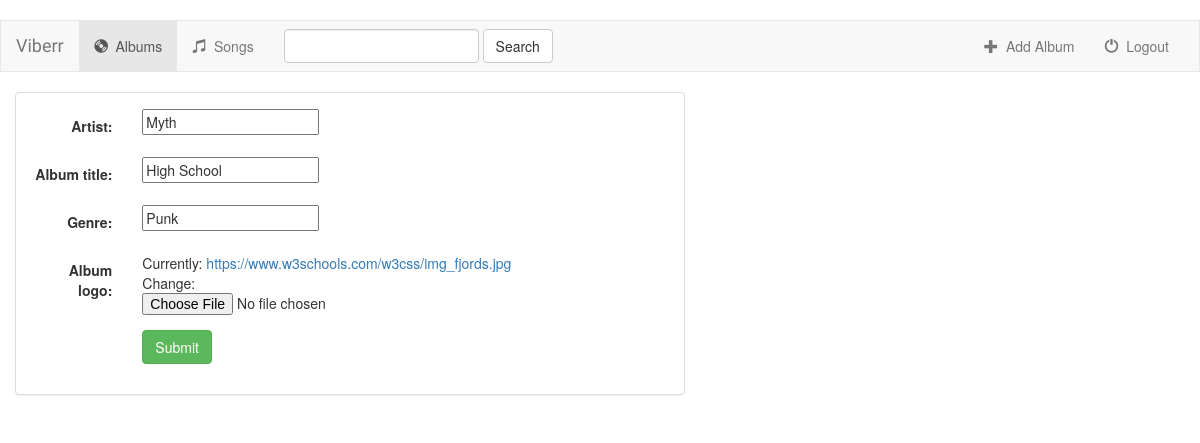
Page /music/album/2/ on the earlier database version.
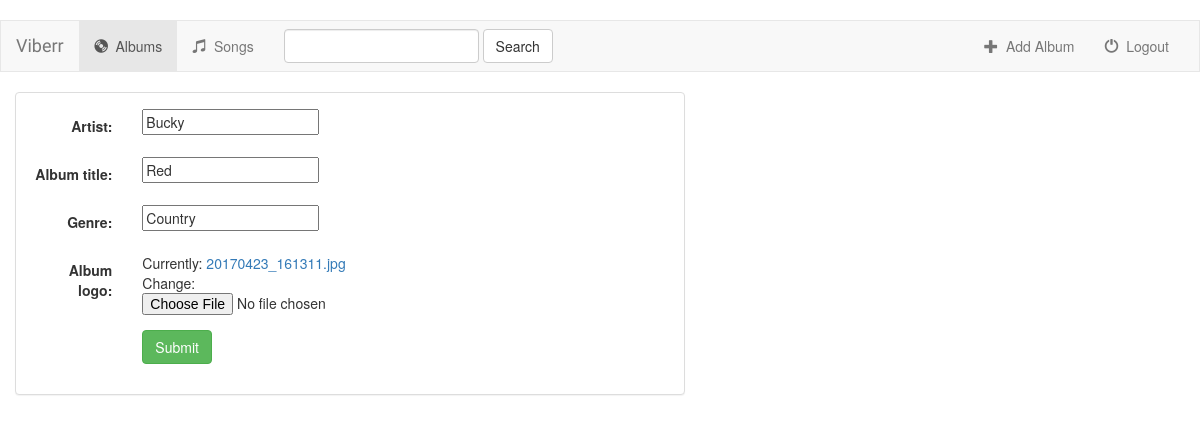
Same page on the later database version.
### music/models.py (models this page shows, shortened)
class Album(models.Model):
    artist = models.CharField(max_length=250)
    album_title = models.CharField(max_length=500)
    genre = models.CharField(max_length=100)
    album_logo = models.FileField()

### music/views.py (the view)
# urls.py: path('album/<int:pk>/', views.AlbumUpdate.as_view(), name='album-update'),
class AlbumUpdate(UpdateView):  # A view that displays a form for editing an object
    model = Album
    fields = ['artist', 'album_title', 'genre', 'album_logo']

### music/templates/music/album_form.html (shortened to what this page needs)
{% extends 'music/base.html' %}
{% block body %}
<div class="container-fluid">
    <div class="row">
        <div class="col-sm-12 col-md-7">
            <div class="panel panel-default">
                <div class="panel-body">
                    <form class="form-horizontal" action="" method="post" enctype="multipart/form-data">
                        {% include 'music/form-template.html' %}
                        <div class="form-group">
                            <div class="col-sm-offset-2 col-sm-10">
                                <button type="submit" class="btn btn-success">Submit</button>
                            </div>
                        </div>
                    </form>
                </div>
            </div>
        </div>
    </div>
</div>
{% endblock %}

### music/templates/music/base.html (shortened to what this page needs)
<!DOCTYPE html>
<html lang="en">
<head>
    {% load staticfiles %}
    <link rel="stylesheet" href="https://maxcdn.bootstrapcdn.com/bootstrap/3.3.7/css/bootstrap.min.css">
    <link rel="stylesheet" type="text/css" href="{% static 'music/style.css' %}">﻿
</head>
<body>
    <nav class="navbar navbar-default">
        <div class="container-fluid">
            <div class="navbar-header">
                <a class="navbar-brand" href="{% url 'music:index' %}">Viberr</a>
            </div>
            <div class="collapse navbar-collapse" id="topNavBar">
                <ul class="nav navbar-nav">
                    <li class="active">
                        <a href="{% url 'music:index' %}">
                            <span class="glyphicon glyphicon-cd" aria-hidden="true"></span>&nbsp;
                            Albums
                        </a>
                    </li>
                    <li class="">
                        <a href="#">
                            <span class="glyphicon glyphicon-music" aria-hidden="true"></span>&nbsp;
                            Songs
                        </a>
                    </li>
                </ul>
                <form class="navbar-form navbar-left" role="search" method="get" action="#">
                    <div class="form-group">
                        <input type="text" class="form-control" name="q" value="">
                    </div>
                    <button type="submit" class="btn btn-default">Search</button>
                </form>
                <ul class="nav navbar-nav navbar-right">
                    <li class="">
                        <a href="{% url 'music:album-add' %}">
                            <span class="glyphicon glyphicon-plus" aria-hidden="true"></span>&nbsp;
                            Add Album
                        </a>
                    </li>
                    <li class="">
                        <a href="#">
                            <span class="glyphicon glyphicon-off" aria-hidden="true"></span>&nbsp;
                            Logout
                        </a>
                    </li>
                </ul>
            </div>
        </div>
    </nav>
    {% block body %}{% endblock %}
</body>
</html>

### music/templates/music/form-template.html (shortened to what this page needs)
{% for field in form %}
    <div class="form-group">
        <div class="col-sm-offset-2 col-sm-10">
        </div>
        <label class="control-label col-sm-2">{{ field.label_tag }}</label>
        <div class="col-sm-10">{{ field }}</div>
    </div>
{% endfor %}

### music/static/music/style.css (style rules this page uses)
.navbar { border-radius: 0; }
.navbar-brand { font-family: 'Satisfy', cursive; }

Differences in the rows shown:
changed Album: artist "Myth" → "Bucky"; album_title "High School" → "Red"; genre "Punk" → "Country"
Other differences:
text no longer shown: "Currently: https://www.w3schools.com/w3css/img_fjords.jpg Change:"
text now shown: "Currently: 20170423_161311.jpg Change:"
